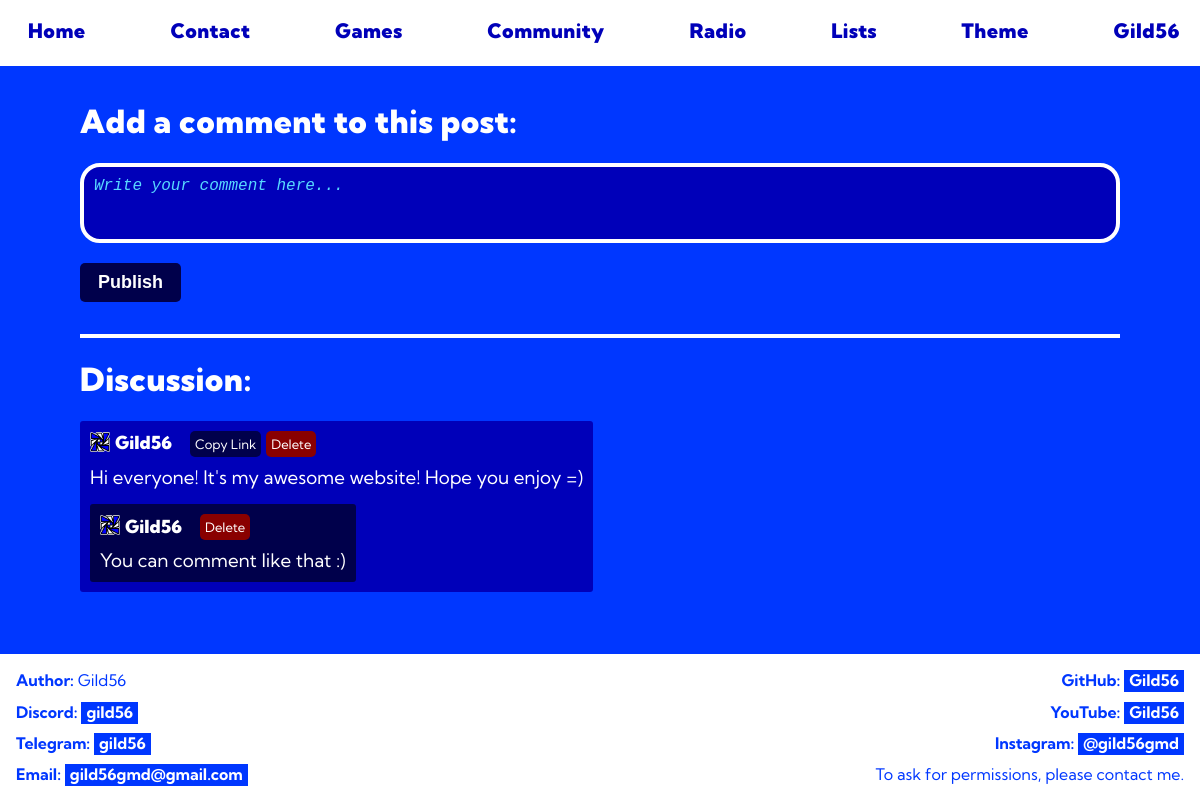
/posts/1 (signed in), run on the app's committed database.
### tables this page shows
CREATE TABLE posts (
    id INTEGER PRIMARY KEY AUTOINCREMENT,
    content TEXT NOT NULL,
    author_name INTEGER NOT NULL
);

CREATE TABLE "accounts" (
                id INTEGER PRIMARY KEY AUTOINCREMENT,
                login TEXT UNIQUE NOT NULL,
                password TEXT NOT NULL,
                email TEXT NOT NULL,
                role TEXT DEFAULT 'user',
                bio TEXT DEFAULT "There's not yet bio...",
                pfp TEXT DEFAULT 'default',
                timestamp DATETIME DEFAULT CURRENT_TIMESTAMP
            );

CREATE TABLE comments (
    id INTEGER PRIMARY KEY AUTOINCREMENT,
    content TEXT NOT NULL,
    post_id INTEGER NOT NULL,
    author_name INTEGER NOT NULL,
    account_name TEXT
);

### src/routes/community_routes.py (the view)
    @app.route("/posts/<post_id>", methods=["GET", "POST"])
    def post(post_id: str):
        if not logged_in():
            return redirect(request.referrer)
        if request.method == "POST":
            textarea_content = request.form.get("input_comment_text", None)
            if textarea_content is not None:
                g.db.add_comment(textarea_content, post_id, get_username())
            return redirect(url_for('post', post_id=post_id))
        return render_template(
            "post.html", post=g.db.get_post(post_id), logged_in=logged_in(),
            username=get_username(), role=get_role(), comments=g.db.get_comments(),
            get_pfp=get_pfp, get_comment_author=g.db.get_comment_author,
            get_post_author=g.db.get_post_author
        )

### src/db/database.py (called while the page is built, shortened)
    def connect(self) -> None:
        self.connection = sql.connect(self.db_name)
        self.cursor = self.connection.cursor()

    def disconnect(self) -> None:
        if self.cursor:
            self.cursor.close()
        if self.connection:
            self.connection.close()

    def files_to_dict(self) -> None:
        directory_path = "src/db/sql"
        for filename in os.listdir(directory_path):
            file_path = os.path.join(directory_path, filename)
            if not os.path.isfile(file_path):
                continue
            with open(file_path, 'r', encoding='utf-8') as file:
                self.sql_dict[filename] = file.read()

    def get_sql(self, filename: str) -> str | Literal["error"]:
        file = f"{filename}.sql"
        return self.sql_dict.get(file, "error")

    def execute(
        self,
        input_query: str,
        args: list[Any] | None = None,
        fetch_count: int | None = -1
    ) -> Any:
        if not input_query:
            return None
        result = None
        query = self.get_sql(input_query)
        try:
            if not self.cursor or not self.connection:
                return None
            self.cursor.execute(str(query), args or [])
            match fetch_count:
                case 1:
                    result = self.cursor.fetchone()
                case -1:
                    result = self.cursor.fetchall()
                case _:
                    result = self.cursor.fetchmany(fetch_count)
            self.connection.commit()
        finally:
            return result

### src/db/dbscripts.py (called while the page is built)
    def create_tables(self) -> None:
        self.execute("create_accounts_table")
        self.execute("create_comments_table")
        self.execute("create_posts_table")

    def get_role(self, login: str) -> str | None:
        data = self.get_user(login)
        if data is None:
            return None
        if len(data) <= 4:
            return None
        role = data[4]
        if role not in self.ROLES:
            role = "user"
            self.set_role(login, role)
        return role

    def get_post(self, post_id: int) -> str | None:
        data = self.execute("get_post", [post_id])
        if data is not None:
            return data[0]

    def get_comments(self) -> str | None:
        return self.execute("get_comments")

    def get_user(self, login: str) -> str | None:
        return self.execute("get_user", [login], 1)

### src/routes/utils.py (called while the page is built)
def get_pfp(user: str) -> str:
    return g.db.get_pfp(user)

### templates/post.html (shortened to what this page needs)
{% extends 'base.html' %}
{% block content %}
<header>
    <nav>
        <a href="{{ url_for('index') }}">Home</a>
        <a href="{{ url_for('contact') }}">Contact</a>
        <a href="{{ url_for('games') }}">Games</a>
        <a href="{{ url_for('community') }}">Community</a>
        <a href="{{ url_for('radio_page') }}">Radio</a>
        <a href="{{ url_for('levels_list') }}">Lists</a>
        <a class="change-theme-button" onclick="toggleDarkMode()">Theme</a>
        <a href="{{ url_for('user_profile', profile=username) }}">{{ username }}</a>
    </nav>
</header>
<main>
    <h1>Add a comment to this post:</h1>
    <form method="post" action="{{ url_for('post', post_id=post[0]) }}" class="margin-bottom" name="comment">
        <p><textarea id="input-comment-text" name="input_comment_text" placeholder="Write your comment here..."></textarea></p>
        <button type="submit">Publish</button>
    </form>
    <hr>
    <h1>Discussion:</h1>
    <div class="post">
        <div class="row">
            <div class="img-container">
                <a href="{{ url_for('user_profile', profile=post[2]) }}" class="no-bg no-margin no-padding">
                    <img src="{{ url_for('static', filename=('images/cubes/' + get_pfp(post[2]))) }}" height="20", width="20" alt="{{ post[2] }}'s pfp">
                </a>
            </div>
            <a href="{{ url_for('user_profile', profile=post[2]) }}" class="name no-margin">{{ post[2] }}</a>
            <a class="link smaller-padding" onclick="copyLink('{{ post[0] }}')">Copy Link</a>
            {% if role == "admin" or username == post[2] %}
                <a class="red link smaller-padding small-margin-left" href="{{ url_for('delete_post', post_id=post[0]) }}">Delete</a>
            {% endif %}
        </div>
        <h3>{{ post[1] }}</h3>
        {% for comment in comments %}
            {% if comment[2] == post[0] %}
                <div class="comment">
                    <div class="row">
                        <div class="img-container">
                            <a href="{{ url_for('user_profile', profile=comment[3]) }}" class="name no-margin no-padding">
                                <img src="{{ url_for('static', filename=('images/cubes/' + get_pfp(comment[3]))) }}" height="20", width="20" alt="{{ comment[3] }}'s pfp">
                            </a>
                        </div>
                        <a href="{{ url_for('user_profile', profile=comment[3]) }}" class="name no-margin">{{ comment[3] }}</a>
                        {% if role == "admin" or username == comment[3] %}
                            <a class="red link smaller-padding" href="{{ url_for('delete_comment', comment_id=comment[0]) }}">Delete</a>
                        {% endif %}
                    </div>
                    <h3>{{ comment[1] }}</h3>
                </div>
            {% endif %}
        {% endfor %}
    </div>
</main>
{% endblock %}

### static/css/general.css (style rules this page uses)
:root { --white: #ffffff; --light-blue: #0037ff; --mid-blue: #0000b9; --dark-blue: #000089; --very-dark-blue: #00004b; --black: #000000; --level-container: #000089; --level-container-hover: #000655; --points: #6767ff; --tag: #ababff; --red: #890000; --dark-red: #4b0000; }
body { font-family: "Kumbh Sans", sans-serif !important; margin: 0; background-color: var(--light-blue); min-height: 100vh; flex-direction: column; display: flex }
header { background-color: var(--white); color: var(--light-blue); text-align: center; padding: 1em 0; display: flex; align-items: center; padding: 10px 20px; position: fixed; top: 0; left: 0; width: 100%; z-index: 1000; margin: 0; }
main { padding-top: 5em; padding-left: 5em; padding-right: 5em; color: var(--white); flex: 1; margin-bottom: 1em; }
h1, h2, nav a { letter-spacing: 0.5px; font-weight: 900; }
hr { border: var(--white) 2px solid; color: var(--white); }

### static/css/other.css (style rules this page uses)
.red { color: var(--red) }
.no-bg { background-color: transparent !important; }
.no-margin { margin: 0 !important; }
.change-theme-button { cursor: pointer; }

### static/css/links.css (style rules this page uses)
a { padding-left: 5px; padding-right: 5px; padding-bottom: 2px; }
main a { color: var(--light-blue); background-color: var(--white); text-decoration: none; font-weight: bold; transition: 0.15s; }
div.post a { color: var(--white); background-color: inherit; text-decoration: none; font-weight: normal; transition: 0.15s; }

### static/css/navigation-bar.css (style rules this page uses)
nav { text-align: left; display: flex; flex-direction: row; justify-content: space-between; width: 100%; padding-left: 2em; padding-right: 2em; user-select: none; }
nav a { font-weight: 900; font-size: 200%; background-color: transparent; border-bottom: 5px solid transparent; color: var(--mid-blue); padding: 8px; margin: 0; text-decoration: none; transition: 0.15s; display: flex; justify-content: flex-end; display: inline; white-space: nowrap; width: fit-content; }

### static/css/form.css (style rules this page uses)
button { display: inline-block; margin: 0; margin-right: 1em; padding: 0.5em 1em; background-color: var(--very-dark-blue); color: var(--white); text-decoration: none; border-radius: 5px; transition: background-color 0.3s ease, transform 0.3s ease; border: none; cursor: pointer; margin-bottom: 5px; font-size: large !important; font-weight: bold; }
form button { font-size: 1.5em; margin: 0; }

### static/css/textarea.css (style rules this page uses)
textarea { left: 20px; width: 100%; height: 5em; padding: 10px; border: 4px solid var(--white); border-radius: 20px; overflow-y: auto; background-color: var(--mid-blue); resize: none; font-size: 1rem; color: var(--white); box-sizing: border-box; }
textarea::placeholder { color: #58d8ff; font-style: italic; }

### static/css/posts.css (style rules this page uses)
.margin-bottom { margin-bottom: 2em; }
.post { border-radius: 3px; background-color: var(--mid-blue); padding-left: 10px; padding-right: 10px; padding-top: 10px; padding-bottom: 10px; margin-bottom: 2em; width: fit-content; }
.post h3 { margin-top: 0.5em; margin-bottom: 0; font-weight: normal; }
.comment { border-radius: 3px; background-color: var(--very-dark-blue); padding-left: 10px; padding-right: 10px; padding-top: 10px; padding-bottom: 10px; margin-bottom: 0em; margin-top: 15px; width: fit-content; }
.row { text-align: left; display: flex; flex-direction: row; align-items: center; }
.post .row { text-align: left; display: flex; flex-direction: row; margin-bottom: 0; }
.post .row a { margin-bottom: 0; margin-left: 1em; font-size: smaller; }
.post .row .name { margin-bottom: 0; font-size: large; font-weight: 900; white-space: nowrap; }
.link { display: inline-block !important; margin: 0; margin-left: 1em; padding: 0.5em 1em; background-color: var(--very-dark-blue) !important; color: var(--white) !important; text-decoration: none !important; border-radius: 5px !important; transition: background-color 0.3s ease, transform 0.3s ease !important; border: none !important; cursor: pointer; height: fit-content; font-size: small !important; font-weight: bold; }
.link.red { background-color: var(--red) !important; }
.smaller-padding { padding: 5px !important; white-space: nowrap; }
.small-margin-left { margin-left: 5px !important; }
.no-padding { padding: 0 !important; }

### static/css/mobile.css (style rules this page uses)
@media screen and (max-width: 1300px) { nav a { font-size: 125% !important; } }
@media screen and (max-width: 1300px) { nav { padding-left: 0; } }

### data on the page
posts: author_name.pfp (picture), author_name "Gild56", content "Hi everyone! It's my awesome website! Hope you enjoy =)"
comments: author_name.pfp (picture), author_name "Gild56", content "You can comment like that :)"

### other printed values
{{ username }} "Gild56"
